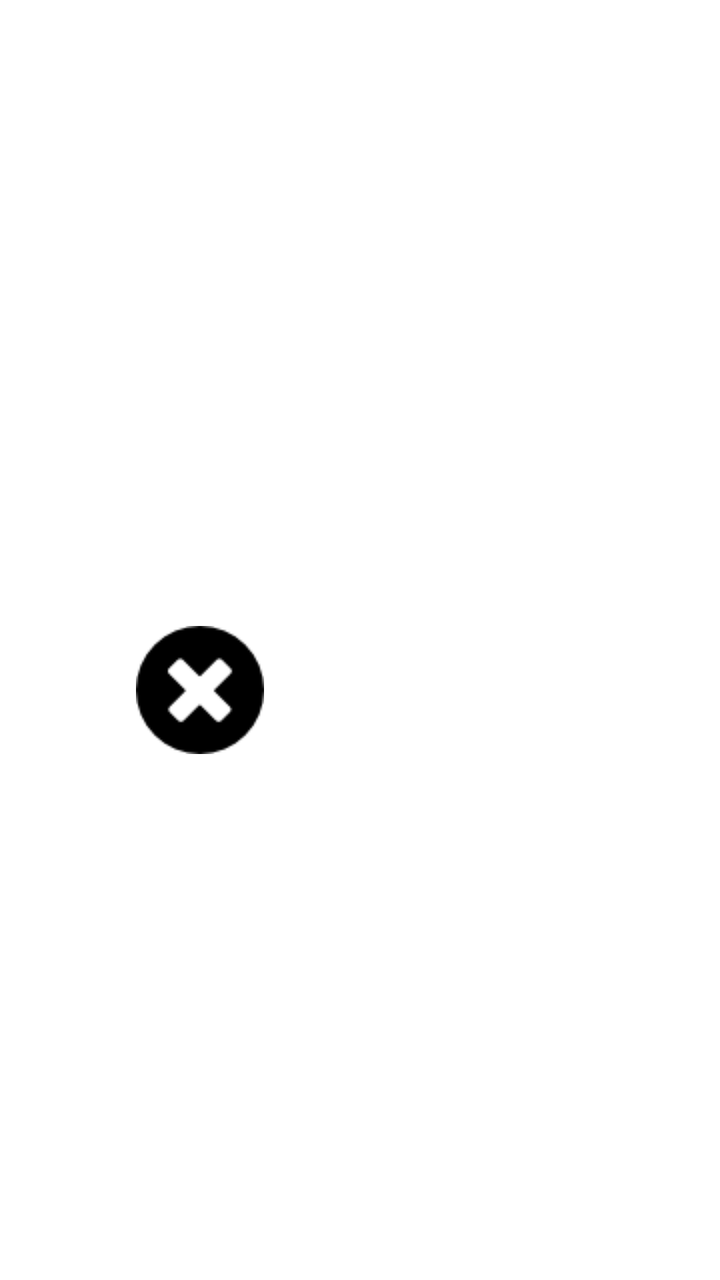
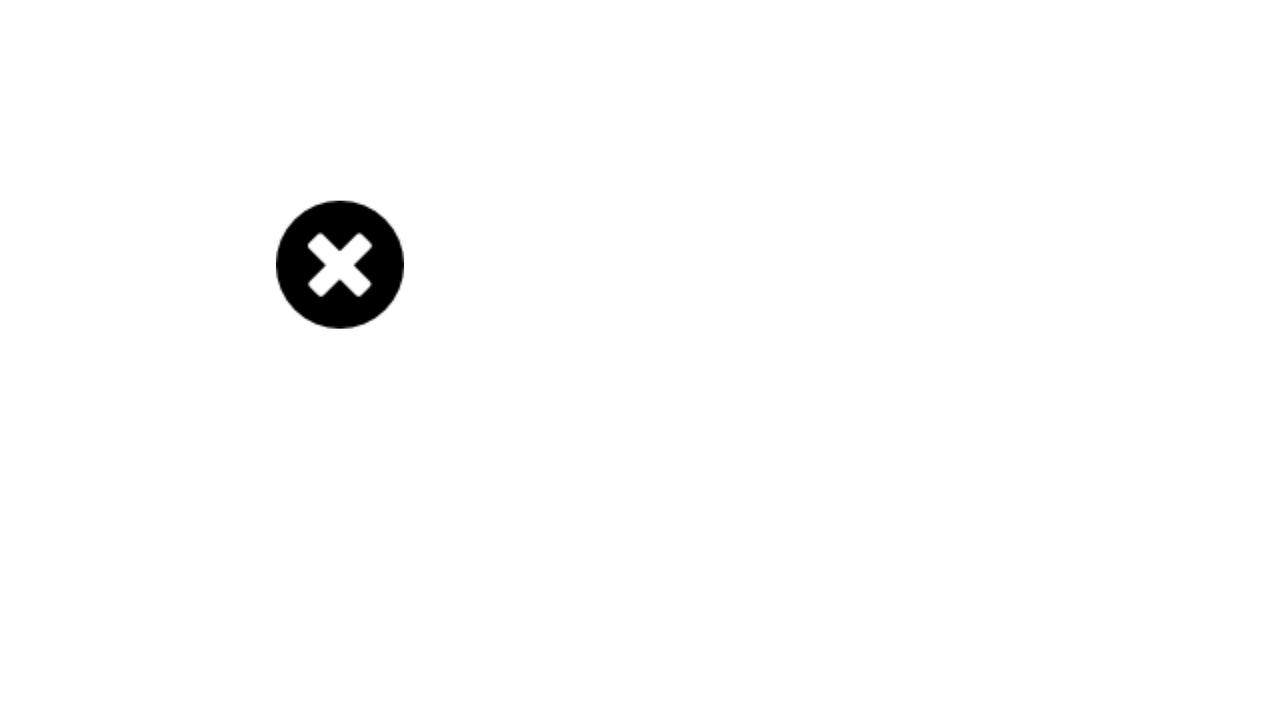

One screen, two layout resources from the same app: the default and the repository's alternative for another configuration. Each is rendered where Android would select it; the XML of both is given below.
<!-- AndroidManifest.xml: application theme SplashTheme -->
<!-- res/layout/fragment_card_back.xml -->
<?xml version="1.0" encoding="utf-8"?>
<RelativeLayout xmlns:android="http://schemas.android.com/apk/res/android"
    android:orientation="vertical" android:layout_width="match_parent"
    android:layout_height="match_parent" android:padding="20dp">

    <LinearLayout
        android:layout_width="match_parent"
        android:layout_height="wrap_content"
        android:orientation="vertical"
        android:layout_centerInParent="true">

        <TextView
            android:id="@+id/fragmentCardBack_txtTrans1"
            android:layout_width="match_parent"
            android:layout_height="wrap_content"
            android:textSize="30sp"
            android:textAlignment="center"
            android:visibility="gone"/>

        <TextView
            android:id="@+id/fragmentCardBack_txtTrans2"
            android:layout_width="match_parent"
            android:layout_height="wrap_content"
            android:textSize="30sp"
            android:textAlignment="center"
            android:layout_marginTop="15dp"
            android:visibility="gone"/>

        <TextView
            android:id="@+id/fragmentCardBack_txtTrans3"
            android:layout_width="match_parent"
            android:layout_height="wrap_content"
            android:textAlignment="center"
            android:textSize="30sp"
            android:layout_marginTop="15dp"
            android:visibility="gone"/>

        

        <LinearLayout
            android:layout_width="match_parent"
            android:layout_height="wrap_content"
            android:orientation="horizontal"
            android:layout_marginTop="50dp">

            <ImageButton
                android:id="@+id/fragmentCardBack_btIncorrect"
                android:layout_width="0dp"
                android:layout_height="wrap_content"
                android:src="@drawable/button_incorrect"
                android:layout_weight="1"
                android:background="@android:color/transparent"/>

            <ImageButton
                android:id="@+id/fragmentCardBack_btCorrect"
                android:layout_width="0dp"
                android:layout_height="wrap_content"
                android:src="@drawable/button_correct"
                android:layout_weight="1"
                android:background="@android:color/transparent"/>

        </LinearLayout>

    </LinearLayout>

</RelativeLayout>
<!-- resources referenced by this layout -->
<resources>
  <!-- drawable button_incorrect: png bitmap (drawable, 987 bytes) -->
  <style name="SplashTheme" parent="Theme.AppCompat.NoActionBar">
          <item name="android:windowBackground">@drawable/splash_screen</item>
          <item name="android:windowFullscreen">true</item>
      </style>
  <!-- drawable splash_screen (drawable) -->
  <?xml version="1.0" encoding="utf-8"?>
  <layer-list xmlns:android="http://schemas.android.com/apk/res/android">
  
      <item android:drawable="@color/splash_screen_background" />
  
      <item>
          <bitmap
              android:gravity="center_horizontal|center_vertical"
              android:src="@drawable/owl_256" />
      </item>
  
  </layer-list>
  <color name="splash_screen_background">#F7C180</color>
</resources>
<!-- res/layout-land/fragment_card_back.xml (the repository's variant of the layout above) -->
<!-- drawn on the phone turned sideways -->
<?xml version="1.0" encoding="utf-8"?>
<RelativeLayout xmlns:android="http://schemas.android.com/apk/res/android"
    android:orientation="vertical" android:layout_width="match_parent"
    android:layout_height="match_parent">

    <ScrollView
        android:layout_width="match_parent"
        android:layout_height="match_parent"
        android:scrollbars="none"
        android:padding="20dp"
        android:layout_centerInParent="true">

        <LinearLayout
            android:layout_width="match_parent"
            android:layout_height="wrap_content"
            android:orientation="vertical"
            android:layout_marginTop="10dp">

            <LinearLayout
                android:layout_width="match_parent"
                android:layout_height="wrap_content"
                android:orientation="horizontal">

                <TextView
                    android:id="@+id/fragmentCardBack_txtTrans1"
                    android:layout_width="0dp"
                    android:layout_height="wrap_content"
                    android:textSize="30sp"
                    android:textAlignment="center"
                    android:layout_weight="1"/>

                <TextView
                    android:id="@+id/fragmentCardBack_txtTrans2"
                    android:layout_width="0dp"
                    android:layout_height="wrap_content"
                    android:textSize="30sp"
                    android:textAlignment="center"
                    android:layout_weight="1"/>

                <TextView
                    android:id="@+id/fragmentCardBack_txtTrans3"
                    android:layout_width="0dp"
                    android:layout_height="wrap_content"
                    android:textAlignment="center"
                    android:textSize="30sp"
                    android:layout_weight="1"/>


            </LinearLayout>


            

            <LinearLayout
                android:layout_width="match_parent"
                android:layout_height="wrap_content"
                android:orientation="horizontal"
                android:layout_marginTop="30dp">

                <ImageButton
                    android:id="@+id/fragmentCardBack_btIncorrect"
                    android:layout_width="0dp"
                    android:layout_height="wrap_content"
                    android:src="@drawable/button_incorrect"
                    android:layout_weight="1"
                    android:background="@android:color/transparent"/>

                <ImageButton
                    android:id="@+id/fragmentCardBack_btCorrect"
                    android:layout_width="0dp"
                    android:layout_height="wrap_content"
                    android:src="@drawable/button_correct"
                    android:layout_weight="1"
                    android:background="@android:color/transparent"/>

            </LinearLayout>

        </LinearLayout>

    </ScrollView>



</RelativeLayout>
